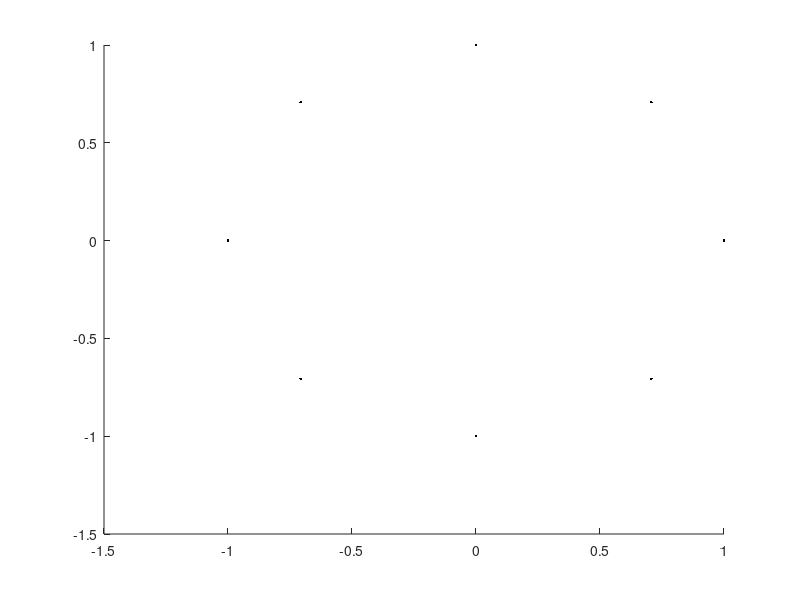

The MATLAB source for this figure:
sample_n = 150;
xc = 0; yc = 0;
x=zeros(sample_n,8); y=zeros(sample_n,8); tet = zeros(sample_n,8);
xp=zeros(sample_n,8); yp=zeros(sample_n,8); tetp = zeros(sample_n,8);
xp(:,1) = 1; yp(:,1) = 0; tetp(:,1) = -pi/2;
tet(:,1) = -pi/2;
r = 1;
t = 1; %time of traviling for 45 degrees
d2r = pi/180;
w = -pi/4; %Assumed 45 degrees travel in one sec.
v = w * r;
for i=1:8
      x(:,i) = xc - r*sin(tet(1,i));
      y(:,i) = yc + r*cos(tet(1,i));
      tet(1,i+1) = tet(1,i) + w*t;
end

a1 = 0.001;  a2 = 0.001;
a3 = 0.001;  a4 = 0.001;
a5 = 0.001;  a6 = 0.001;
%plot(x,y,'k.','LineWidth',2);
hold on;
    for i=1:7
        for j=1:sample_n
            delta_rot1 = atan2((y(j,i+1)-y(j,i)),(x(j,i+1)-x(j,i))) - tet(j,i);
            delta_trans = sqrt((y(j,i+1)-y(j,i))^2 + (x(j,i+1)-x(j,i))^2);
            delta_rot2 = tet(j,i+1) - tet(j,i) - delta_rot1;
            
            delta_rot1_hat = delta_rot1 - 0;% normal_dist(a1,a2,delta_rot1,delta_trans);
            delta_trans_hat = delta_trans - 0;% normal_dist(a3,a4,delta_trans,delta_rot1+delta_rot2);
            delta_rot2_hat = delta_rot2 - 0;% normal_dist(a1,a2,delta_rot2,delta_trans);
            
            xp(j,i+1) = xp(j,i) + delta_trans_hat * cos(tetp(j,i)+delta_rot1_hat);
            yp(j,i+1) = yp(j,i) + delta_trans_hat * sin(tetp(j,i)+delta_rot1_hat);
            tetp(j,i+1) = tetp(j,i) + delta_rot1_hat + delta_rot2_hat;
        end
    end
plot(xp,yp,'k.');

function sample = normal_dist(a1, a2, v,w)
    b = sqrt(a1 * abs(v) + a2 * abs(w));
    ran_num  = -b + (b+b).*rand(12,1);
    sum = 0;
    for i=1:12
        sum = sum + ran_num(i);
    end
    sample = 0.5 * sum;
end

function sample2 = normal_dist2(a1, a2, v,w)
    b = sqrt(a1 * abs(v) + a2 * abs(w));
    sample2 = normrnd(0,b);
end